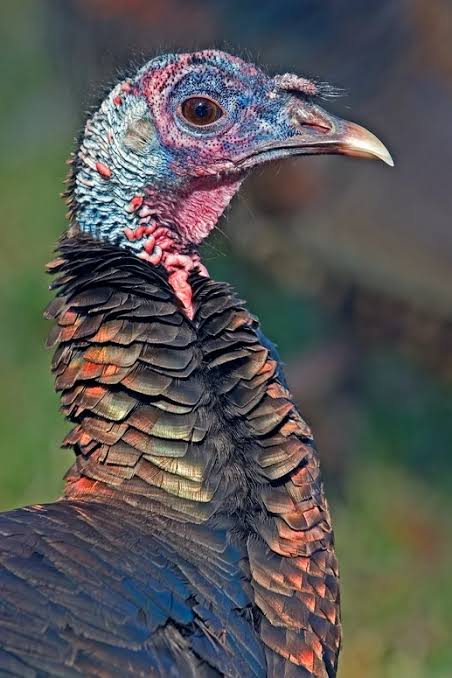
#> input picture imagen/pavo.jpg, 452 x 678 px, found by its file name
$ python p9-bordes-0106.py
#> lines starting #> are read from the running program, lines starting #| are printed output that depends on the picture; after the words box and inside, x2 and y2 are one past the last pixel; in counts of white or black regions, pixels touching at a corner belong together
import cv2
print("Samuel Nicola NC 0106 Problema 2")
# Cargar imagen
imagen = cv2.imread("imagen/pavo.jpg")
#> imagen is the input picture: shape (678, 452, 3); mean B, G, R 85, 86.4, 87.1

# Comprobar imagen
if imagen is None:
    print("Error: no se pudo cargar la imagen.")
    exit()

# Convertir a escala de grises
gris = cv2.cvtColor(imagen, cv2.COLOR_BGR2GRAY)
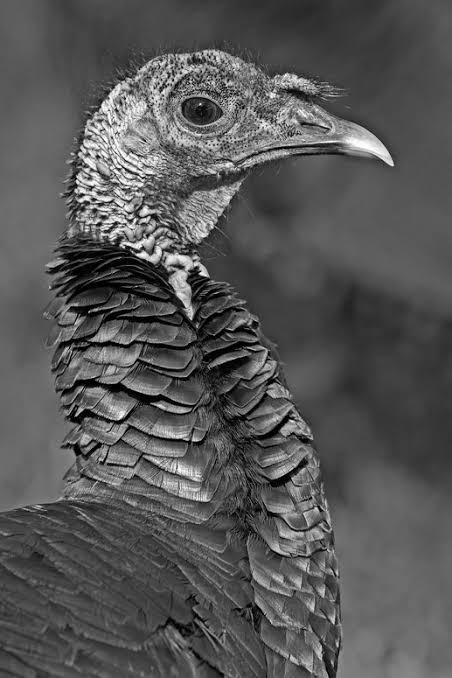
#> gris: shape (678, 452); min 0, max 255, mean 86.4

# Convertir a imagen binaria mediante umbral
_, binaria = cv2.threshold(
    gris,
    127,
    255,
    cv2.THRESH_BINARY
)
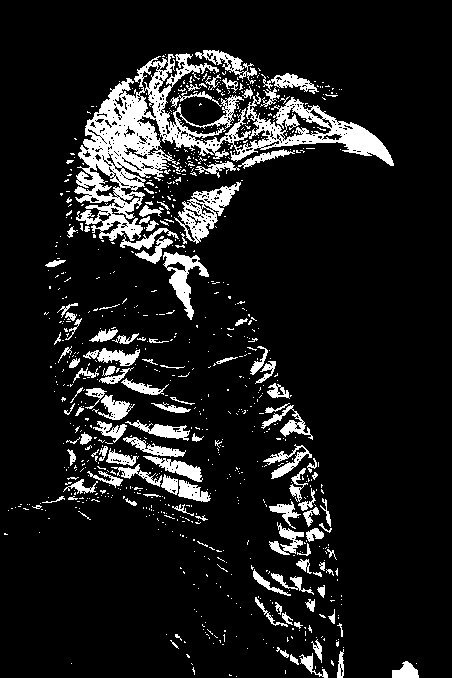
#> binaria: shape (678, 452); 11.2% white; 835 white regions (721 under 20 px)

# Detectar contornos
contornos, jerarquia = cv2.findContours(
    binaria,
    cv2.RETR_EXTERNAL,
    cv2.CHAIN_APPROX_SIMPLE
)
#> contornos = 826 contours, 741 with area under 20; largest, box (x1, y1, x2, y2) and area: (74, 53, 394, 241) 15124, (174, 182, 241, 244) 1638, (163, 252, 209, 320) 1036, (143, 456, 203, 482) 511, (195, 50, 257, 84) 504; jerarquia = 826 rows, first 6: [1, -1, -1, -1], [2, 0, -1, -1], [3, 1, -1, -1], [4, 2, -1, -1], [5, 3, -1, -1], [6, 4, -1, -1]

# Dibujar los contornos
resultado = imagen.copy()

cv2.drawContours(
    resultado,
    contornos,
    -1,
    (0, 255, 0),
    2
)
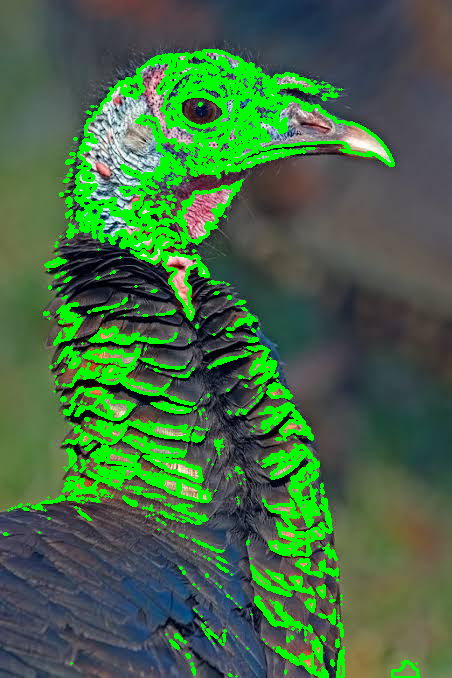
#> resultado: shape (678, 452, 3); 14.15% of pixels changed, all inside (x1, y1, x2, y2) = (3, 49, 420, 678)

# Mostrar resultados
cv2.imshow("Pavo original 0106", imagen)
cv2.imshow("Pavo binario 0106", binaria)
cv2.imshow("Pavo contornos detectados 0106", resultado)

# Guardar resultado
cv2.imwrite(
    "resultados/pavo_contornos_0106.jpg",
    resultado
)

print("Cantidad de contornos encontrados:", len(contornos))
#| Cantidad de contornos encontrados: 826
print("Resultado guardado en resultados/pavo_contornos_0106.jpg")

# Esperar
cv2.waitKey(0)

# Cerrar ventanas
cv2.destroyAllWindows()
print("Samuel Nicola NC 0106 Problema 2")
